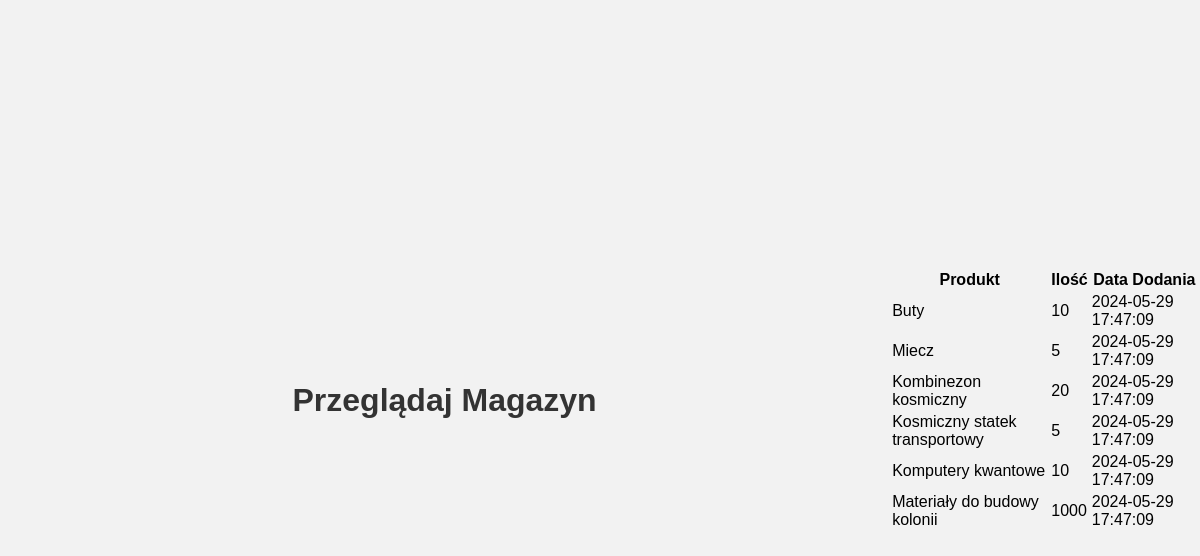
Page /resource_management/table/view_storage.php on the committed database.
### tables this page shows
CREATE TABLE `magazyn` (
  `id` int(11) NOT NULL,
  `produkt` varchar(255) NOT NULL,
  `ilosc` int(11) NOT NULL,
  `data_dodania` timestamp NOT NULL DEFAULT current_timestamp()
);

### resource_management/table/view_storage.php (the view, shortened to what this page needs)
<?php
require '../../config.php';
$sql = "SELECT * FROM magazyn";
$stmt = $pdo->query($sql);
$magazyn = $stmt->fetchAll();
?>
<!DOCTYPE html>
<html lang="pl">
<head>
</head>
<body>
    <h1>Przeglądaj Magazyn</h1>
    <table>
        <tr>
            <th>Produkt</th>
            <th>Ilość</th>
            <th>Data Dodania</th>
        </tr>
        <?php
        foreach ($magazyn as $produkt) {
            echo "<tr>";
            echo "<td>{$produkt['produkt']}</td>";
            echo "<td>{$produkt['ilosc']}</td>";
            echo "<td>{$produkt['data_dodania']}</td>";
            echo "</tr>";
        }
        ?>
    </table>
</body>
</html>

### resource_management/table/view_storage.php (style rules this page uses)
body { font-family: Arial, sans-serif; margin: 0; padding: 0; background-color: #f2f2f2; display: flex; justify-content: center; align-items: center; min-height: 100vh; }
h1 { color: #333; text-align: center; width: 100%; margin-bottom: 20px; }

### rows in the picture
magazyn: produkt "Buty", ilosc "10", data_dodania "2024-05-29 17:47:09"
magazyn: produkt "Miecz", ilosc "5", data_dodania "2024-05-29 17:47:09"
magazyn: produkt "Kombinezon kosmiczny", ilosc "20", data_dodania "2024-05-29 17:47:09"
magazyn: produkt "Kosmiczny statek transportowy", ilosc "5", data_dodania "2024-05-29 17:47:09"
magazyn: produkt "Komputery kwantowe", ilosc "10", data_dodania "2024-05-29 17:47:09"
magazyn: produkt "Materiały do budowy kolonii", ilosc "1000", data_dodania "2024-05-29 17:47:09"
